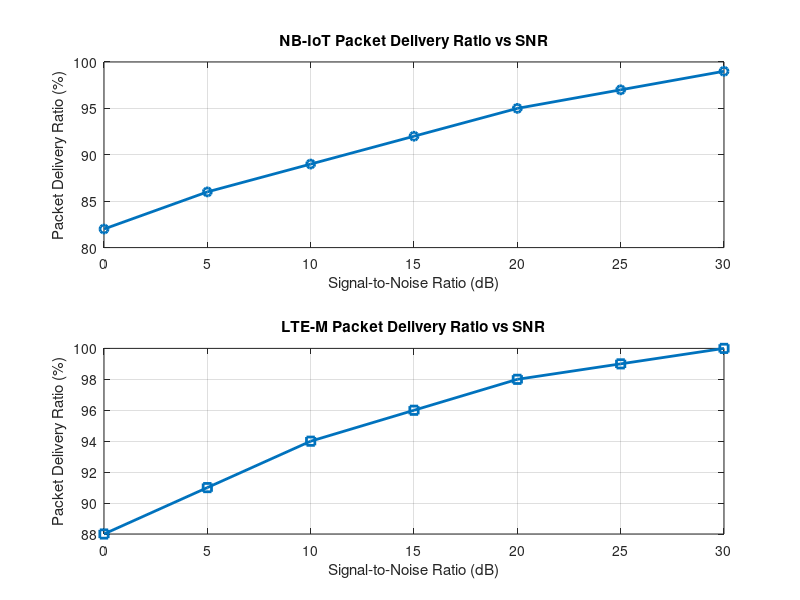

This figure's MATLAB source:
clc;
clear;
close all;
% SNR values (dB)
SNR = 0:5:30;
% Simulated Packet Delivery Ratio (%)
NB_IoT = [82 86 89 92 95 97 99];
LTE_M = [88 91 94 96 98 99 100];
disp('SNR(dB) NB-IoT PDR(%) LTE-M PDR(%)')
disp([SNR' NB_IoT' LTE_M'])

figure
% -------- Graph 1 --------
subplot(2,1,1)
plot(SNR,NB_IoT,'-o','LineWidth',2)
title('NB-IoT Packet Delivery Ratio vs SNR')
xlabel('Signal-to-Noise Ratio (dB)')
ylabel('Packet Delivery Ratio (%)')
grid on
% -------- Graph 2 --------
subplot(2,1,2)
plot(SNR,LTE_M,'-s','LineWidth',2)
title('LTE-M Packet Delivery Ratio vs SNR')
xlabel('Signal-to-Noise Ratio (dB)')
ylabel('Packet Delivery Ratio (%)')
grid on
